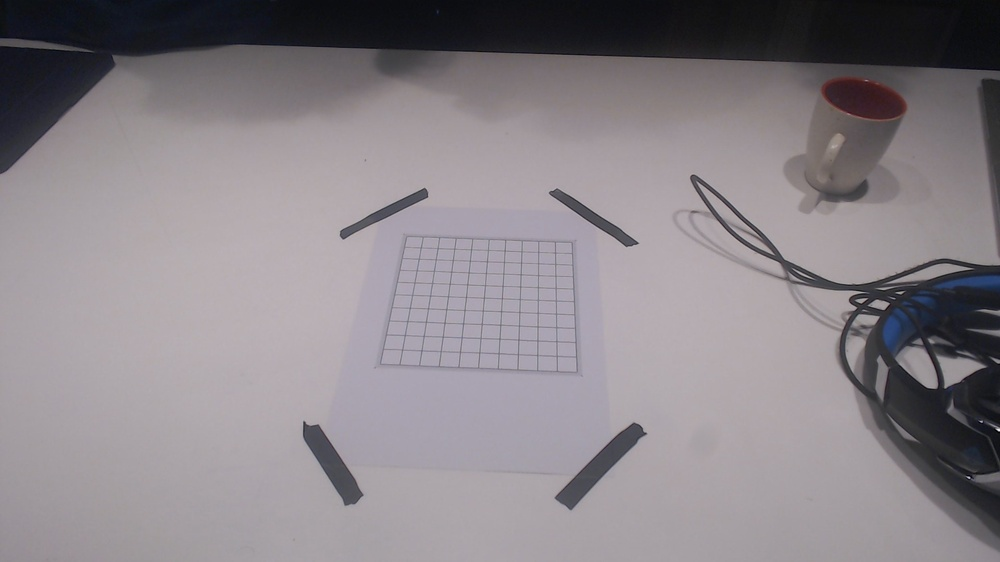
#> input picture img11.jpg, 1000 x 562 px, shrunk from 1920 x 1080 before the run
$ python new.py
#> lines starting #> are read from the running program, lines starting #| are printed output that depends on the picture
import cv2
import matplotlib.pyplot as plt
from mpl_toolkits.axes_grid1.inset_locator import zoomed_inset_axes, mark_inset

# Read your image using OpenCV
img = cv2.imread('img11.jpg')
#> img is the input picture: shape (562, 1000, 3); mean B, G, R 136.8, 131.8, 137.8

# Convert BGR image to RGB
img_rgb = cv2.cvtColor(img, cv2.COLOR_BGR2RGB)

# Set up the main figure and axes
fig, ax = plt.subplots()

# Display the image without axis ticks and labels
ax.imshow(img_rgb)
ax.axis('off')

# Create zoomed inset axes
axins = zoomed_inset_axes(ax, 2, loc='upper right')  # Adjust the zoom level as needed

# Display the image on the zoomed inset axes
axins.imshow(img_rgb)

# Remove ticks and labels from the inset axes
axins.axis('off')

# Mark the region of the zoomed inset on the main axes
mark_inset(ax, axins, loc1=2, loc2=4, fc="none", ec="r")

# Maximize the window (full screen)
mng = plt.get_current_fig_manager()
mng.window.showMaximized()

# Show the plot
plt.show()
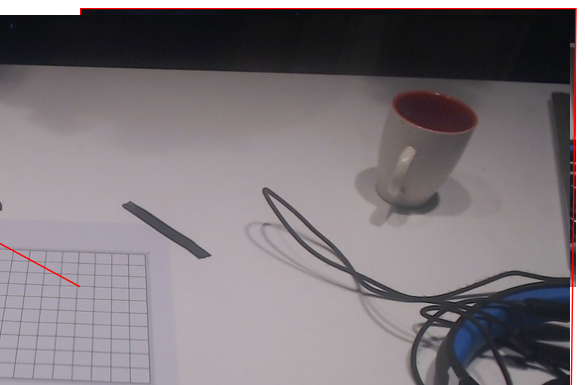
#> figure drawn by matplotlib, 2 panels
